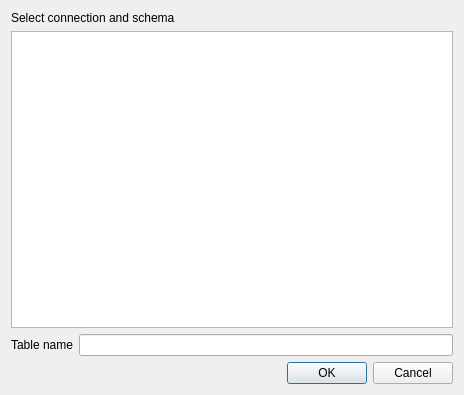
<?xml version="1.0" encoding="UTF-8"?>
<ui version="4.0">
 <class>Dialog</class>
 <widget class="QDialog" name="Dialog">
  <property name="geometry">
   <rect>
    <x>0</x>
    <y>0</y>
    <width>464</width>
    <height>395</height>
   </rect>
  </property>
  <property name="windowTitle">
   <string> output table</string>
  </property>
  <layout class="QVBoxLayout" name="verticalLayout">
   <item>
    <widget class="QLabel" name="label_3">
     <property name="text">
      <string>Select connection and schema</string>
     </property>
    </widget>
   </item>
   <item>
    <widget class="QTreeWidget" name="treeConnections">
     <attribute name="headerVisible">
      <bool>false</bool>
     </attribute>
     <column>
      <property name="text">
       <string notr="true">1</string>
      </property>
     </column>
    </widget>
   </item>
   <item>
    <layout class="QHBoxLayout" name="horizontalLayout">
     <item>
      <widget class="QLabel" name="label_2">
       <property name="text">
        <string>Table name</string>
       </property>
      </widget>
     </item>
     <item>
      <widget class="QLineEdit" name="textTableName"/>
     </item>
    </layout>
   </item>
   <item>
    <widget class="QDialogButtonBox" name="buttonBox">
     <property name="orientation">
      <enum>Qt::Horizontal</enum>
     </property>
     <property name="standardButtons">
      <set>QDialogButtonBox::Cancel|QDialogButtonBox::Ok</set>
     </property>
    </widget>
   </item>
  </layout>
 </widget>
 <resources/>
 <connections/>
</ui>
